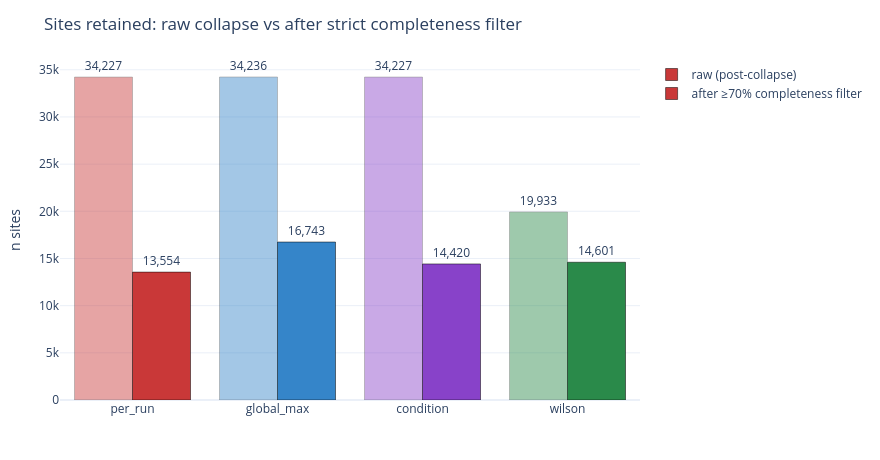

The notebook cell this image was saved under:
### Code cell
# Side-by-side bar chart: raw vs filtered site counts per strategy
raw_n = [collapsed[s].n_vars for s in strategies]
filt_n = [collapsed_filtered[s].n_vars for s in strategies]
fig = go.Figure()
fig.add_trace(go.Bar(
    name="raw (post-collapse)", x=strategies, y=raw_n,
    marker=dict(color=[STRATEGY_COLOURS[s] for s in strategies],
                line=dict(color="black", width=0.5), opacity=0.45),
    text=[f"{v:,}" for v in raw_n], textposition="outside",
))
fig.add_trace(go.Bar(
    name="after ≥70% completeness filter", x=strategies, y=filt_n,
    marker=dict(color=[STRATEGY_COLOURS[s] for s in strategies],
                line=dict(color="black", width=0.5)),
    text=[f"{v:,}" for v in filt_n], textposition="outside",
))
fig.update_layout(
    template="plotly_white", barmode="group", height=460, width=880,
    yaxis_title="n sites", title="Sites retained: raw collapse vs after strict completeness filter",
    margin=dict(l=60, r=20, t=60, b=60),
)
fig.show()

### Figure 1 — Plotly figure (JSON) as saved in the notebook; plotly's stock layout.template omitted (floating-point values rounded to 4 significant figures)
{"data": [{"marker": {"color": ["#c93838", "#3585c9", "#8842c9", "#2a8a4a"], "line": {"color": "black", "width": 0.5}, "opacity": 0.45}, "name": "raw (post-collapse)", "text": ["34,227", "34,236", "34,227", "19,933"], "textposition": "outside", "type": "bar", "x": ["per_run", "global_max", "condition", "wilson"], "y": [34227, 34236, 34227, 19933]}, {"marker": {"color": ["#c93838", "#3585c9", "#8842c9", "#2a8a4a"], "line": {"color": "black", "width": 0.5}}, "name": "after ≥70% completeness filter", "text": ["13,554", "16,743", "14,420", "14,601"], "textposition": "outside", "type": "bar", "x": ["per_run", "global_max", "condition", "wilson"], "y": [13554, 16743, 14420, 14601]}], "layout": {"barmode": "group", "height": 460, "margin": {"b": 60, "l": 60, "r": 20, "t": 60}, "title": {"text": "Sites retained: raw collapse vs after strict completeness filter"}, "width": 880, "yaxis": {"title": {"text": "n sites"}}}}
